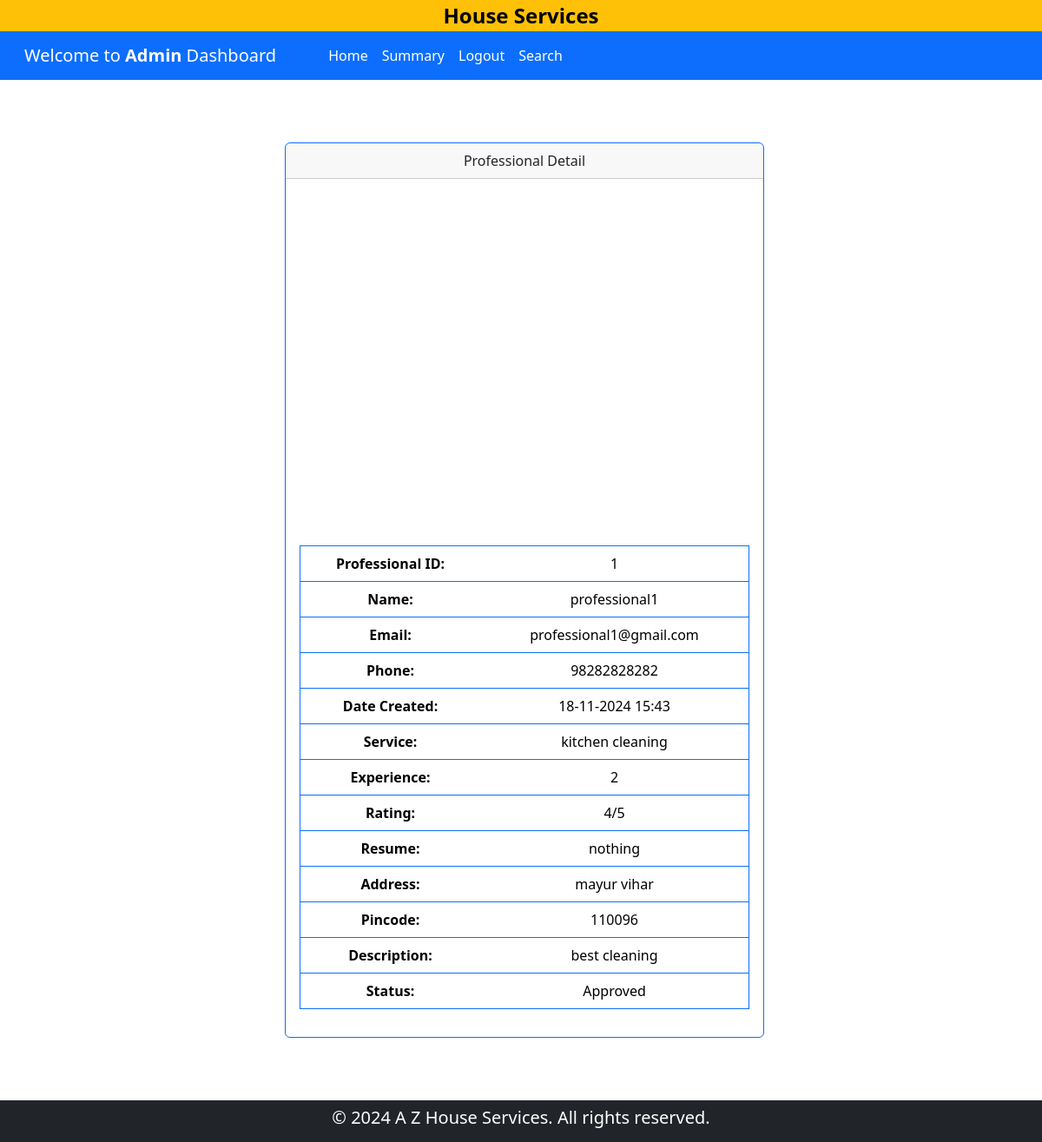
/admin/show_detail/professional/1, run on the app's committed database.
### backened/modals.py (models this page shows)
class Professional(db.Model):
    __tablename__ = "professional"
    id = db.Column(db.Integer, primary_key=True)
    email = db.Column(db.String(120), unique=True, nullable=False)
    password = db.Column(db.String(120), nullable=False)
    name = db.Column(db.String(120), nullable=False)
    phone = db.Column(db.Integer, nullable=False)
    address = db.Column(db.String(200), nullable=False)
    pincode = db.Column(db.Integer, nullable=False)
    date_created = db.Column(db.DateTime, default=datetime.now,nullable=False)
    description = db.Column(db.Text, nullable=True)
    service_type = db.Column(db.String(120), nullable=False)
    experience = db.Column(db.Integer, nullable=False)
    file_path = db.Column(db.String(255), nullable=False)
    status = db.Column(db.String(30), default="pending",nullable=False)
    service_requests = db.relationship(
        "ServiceRequest",
        backref="professional",
        lazy=True,
        cascade="all, delete-orphan",
    )

### backened/controller.py (the view)
@app.route("/admin/show_detail/<item>/<id>")
def show_detail_admin(item, id):
    if item == "service":
        ser = Service.query.filter_by(id=id).first()
        return render_template("show_admin_detail.html", ser=ser, item=item)
    elif item == "service_request":
        serreq = ServiceRequest.query.filter_by(id=id).first()
        return render_template("show_admin_detail.html", serreq=serreq, item=item)
    elif item == "customer":
        cust = Customer.query.filter_by(id=id).first()
        return render_template("show_admin_detail.html", customer=cust, item=item)
    else:
        prof = Professional.query.filter_by(id=id).first()
        rating = calculate_average_rating(prof)
        return render_template("show_admin_detail.html", prof=prof, item=item,rating =rating)

### backened/useful_function.py (called while the page is built)
def calculate_average_rating(professional):
    ratings = []
    for service_request in professional.service_requests:
        for review in service_request.reviews:
            ratings.append(review.rating)
    if ratings:
        return sum(ratings) / len(ratings)
    return 0

### templates/show_admin_detail.html (shortened to what this page needs)
{% extends 'admin_dashboard.html' %}
{% block admin_content %}
    <div class="container-fluid justify-content-center m-3">
        {% if item == 'service' %}
            <div class="my-5 row container align-items-center justify-content-center">
                <div class="col-8 col-lg-4 col-xl-4 my-4 ">
                    <div class="card border-primary">
                        <div class="card-header text-center">
                            Service Detail
                        </div>
                        <div class="card-body text-center">
                            <table class="table border border-primary">
                                <tr>
                                    <th>Service ID:</th>
                                    <td>{{ ser.id }}</td>
                                </tr>
                                <tr>
                                    <th> Name:</th>
                                    <td>{{ ser.name }}</td>
                                </tr>
                                <tr>
                                    <th>Price:</th>
                                    <td>Rs.  {{ ser.price }}</td>
                                </tr>
                                <tr>
                                    <th>Time Required:</th>
                                    <td>{{ ser.time_required }}</td>
                                </tr>
                                <tr>
                                    <th>Description:</th>
                                    <td>{{ ser.description }}</td>
                                </tr>
                            </table>
                        </div>
                    </div>
                </div>
            </div>
        {% else %}
        <div class="my-5 row container-fluid align-items-center justify-content-center">
            <div class="col-8 col-lg-4 col-xl-6 my-4 ">
                <div class="card border-primary">
                    <div class="card-header text-center">
                        Professional Detail
                    </div>
                    <div class="card-body text-center">
                        <table class="table border border-primary">
                            <tr>
                                <th>Professional ID:</th>
                                <td>{{ prof.id }}</td>
                            </tr>
                            <tr>
                                <th> Name:</th>
                                <td>{{ prof.name }}</td>
                            </tr>
                            <tr>
                                <th>Email:</th>
                                <td>{{ prof.email }}</td>
                            </tr>
                            <tr>
                                <th>Phone:</th>
                                <td>{{ prof.phone }}</td>
                            </tr>
                            <tr>
                                <th>Date Created:</th>
                                <td>{{ prof.date_created.strftime('%d-%m-%Y %H:%M') }}</td>
                            </tr>
                            <tr>
                                <th>Service:</th>
                                <td>{{ prof.service_type }}</td>
                            </tr>
                            <tr>
                                <th>Experience:</th>
                                <td>{{ prof.experience }}</td>
                            </tr>
                            <tr>
                                <th>Rating:</th>
                                <td>{{ rating|int }}/5</td>
                            </tr>
                            <tr>
                                <th>Resume:</th>
                                <td>{{ prof.file_path | replace('./professional_verification/','') }}</td>
                            </tr>
                            <tr>
                                <th>Address:</th>
                                <td>{{ prof.address }}</td>
                            </tr>
                            <tr>
                                <th>Pincode:</th>
                                <td>{{ prof.pincode }}</td>
                            </tr>
                            <tr>
                                <th>Description:</th>
                                <td>{{ prof.description }}</td>
                            </tr>
                            <tr>
                                <th>Status:</th>
                                <td>{{ prof.status }}</td>
                            </tr>
                            <tr>
                                <iframe src='{{ url_for('professional_file', filename= prof.file_path | replace('./professional_verification/','')) }}' width="600" height="400"></iframe>
                            </tr>
                        </table>
                    </div>
                </div>
            </div>
        </div>
        {% endif %}
    </div>
{% endblock admin_content %}

### templates/admin_dashboard.html (style rules this page uses)
body { width: 100%; height: 100%; overflow-x: hidden; }

### data on the page
Professional: id "1", name "professional1", email "professional1@gmail.com", phone "98282828282", date_created "18-11-2024 15:43", service_type "kitchen cleaning", experience "2", file_path "nothing", address "mayur vihar", pincode "110096", description "best cleaning", status "Approved"

### other printed values
{{ rating|int }} "4"
